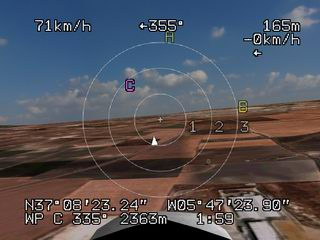
#> input picture opencv/noise_demo_image.jpg, 320 x 240 px
$ python noise.py
#> lines starting #> are read from the running program, lines starting #| are printed output that depends on the picture
#> further down, img is the input picture: shape (240, 320, 3); mean B, G, R 90.9, 82.9, 83.3
"""
Add noise to an input image to emulate camera shake
"""
import math
import random

import cv2
import numpy as np


def rotateImage(image, phi, theta, psi):
    """
    Rotate an image
    :param image: (cv2 image object)
    :param phi: (float)
    :param theta: (float)
    :param psi: (float)
    :return: (cv2 image object)
    """
#> called with phi = 0.00689, theta = 0.00516, psi = -0.00159
    # Height, Width, Channels
    h, w, c = image.shape
#> h = 240; w = 320; c = 3
    F = np.float32([[300, 0, w / 2.], [0, 300, h / 2.], [0, 0, 1]])
    R = rotMatrix([phi, theta, psi])
    T = [[0], [0], [1]]
    T = np.dot(R, T)
    R[0][2] = T[0][0]
    R[1][2] = T[1][0]
    R[2][2] = T[2][0]
    M = np.dot(F, np.linalg.inv(np.dot(F, R)))
    out = cv2.warpPerspective(image, M, (w, h))
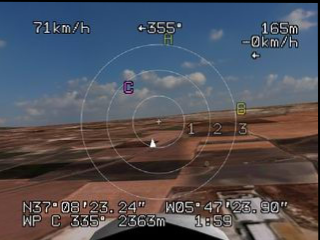
#> out: shape (240, 320, 3); mean B, G, R 89.7, 81.8, 82.1
    return out


def rotMatrix(theta):
    """
    Create a rotation tensor
    :param theta: [float]
    :return: (numpy tensor)
    """
    R_x = np.array([[1, 0, 0],
                    [0, math.cos(theta[0]), -math.sin(theta[0])],
                    [0, math.sin(theta[0]), math.cos(theta[0])]])

    R_y = np.array([[math.cos(theta[1]), 0, math.sin(theta[1])],
                    [0, 1, 0],
                    [-math.sin(theta[1]), 0, math.cos(theta[1])]])

    R_z = np.array([[math.cos(theta[2]), -math.sin(theta[2]), 0],
                    [math.sin(theta[2]), math.cos(theta[2]), 0],
                    [0, 0, 1]])

    R = np.dot(R_z, np.dot(R_y, R_x))

    return R


if __name__ == '__main__':

    img = cv2.imread("noise_demo_image.jpg")

    while True:
        noisedImage = rotateImage(img, random.random() * 0.02 - 0.01, random.random() * 0.02 - 0.01,
                                  random.random() * 0.02 - 0.01)  # 5 degrees
        cv2.imshow("img", noisedImage)
        cv2.waitKey()
